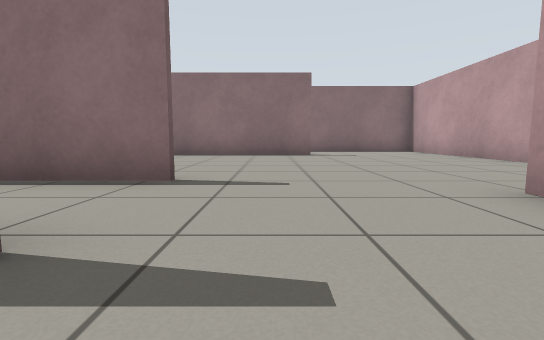
View 1 (above)

21 first-person views from a walk through a Gazebo world. The camera is 0.5 m above the floor, tilts 6° down and sees 85° across. The floor is counted in squares, 1 m on a side. Each view is taken from the middle of a square. On the plan, view 1 faces up. The plan holds only what a view shows up to about 9 squares ahead; the rest is blank.

View 2
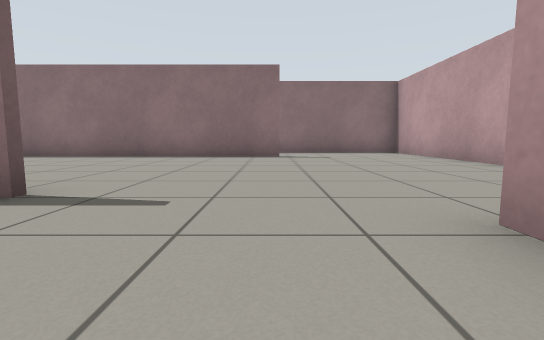

View 3
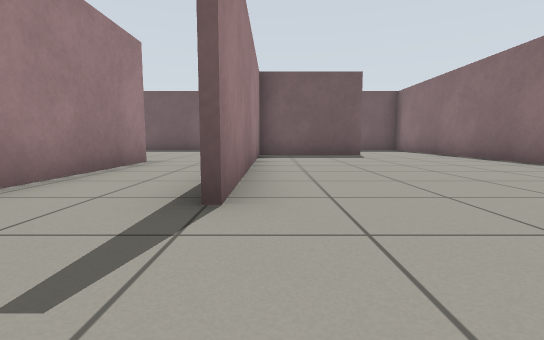

View 4
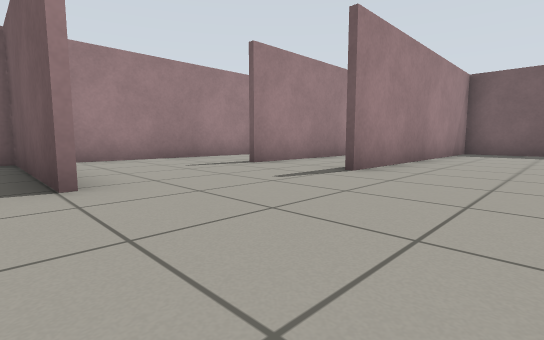

View 5
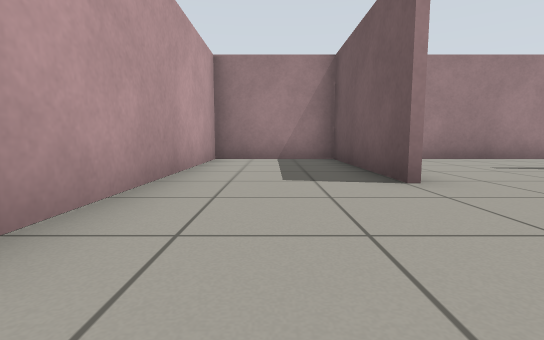

View 6
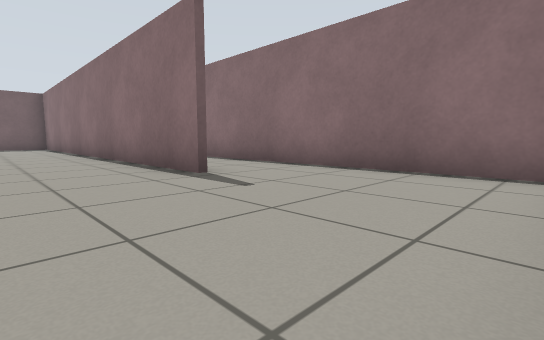

View 7
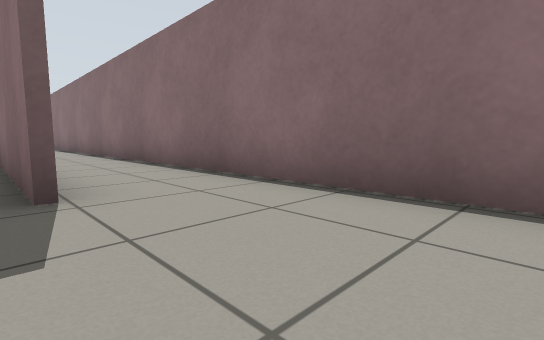

View 8
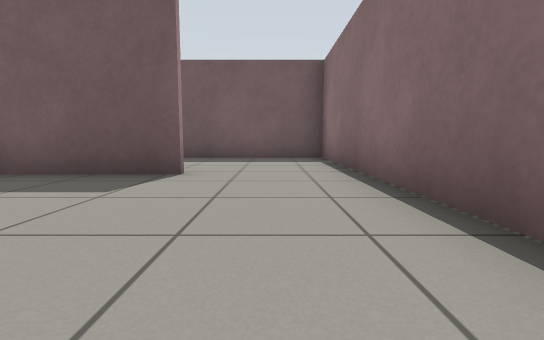

View 9
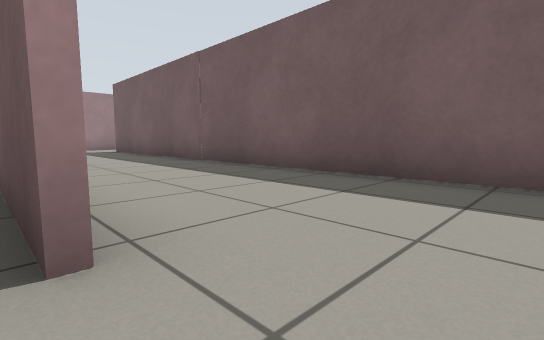

View 10
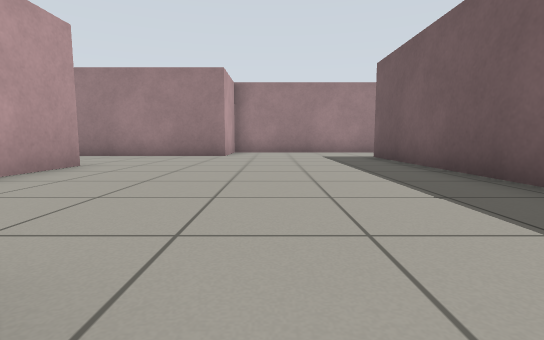

View 11
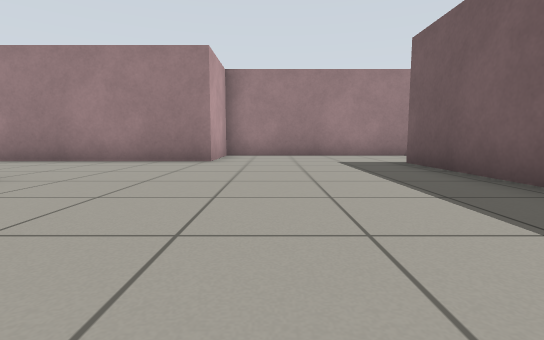

View 12
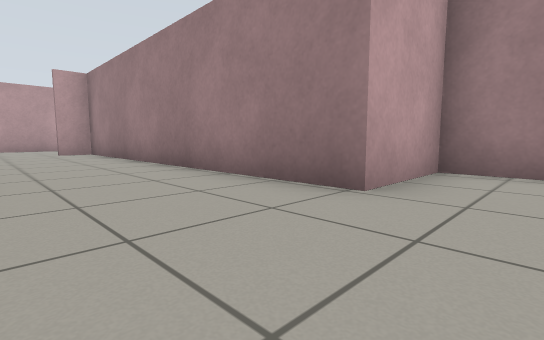

View 13
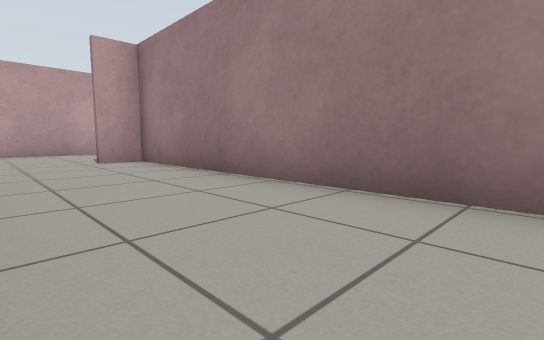

View 14
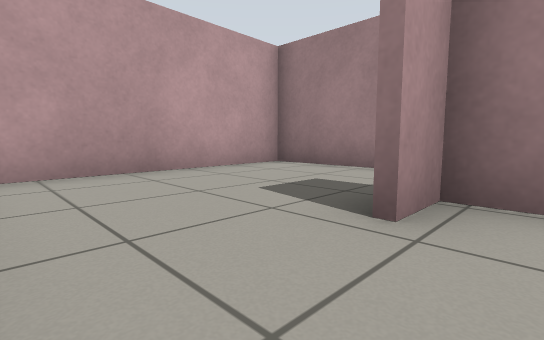

View 15
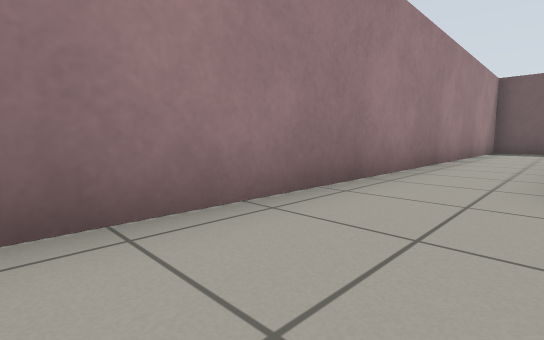

View 16
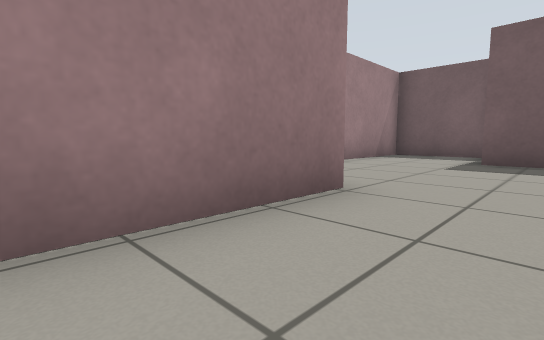

View 17
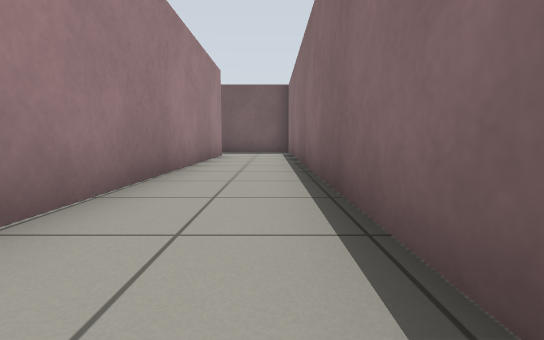

View 18
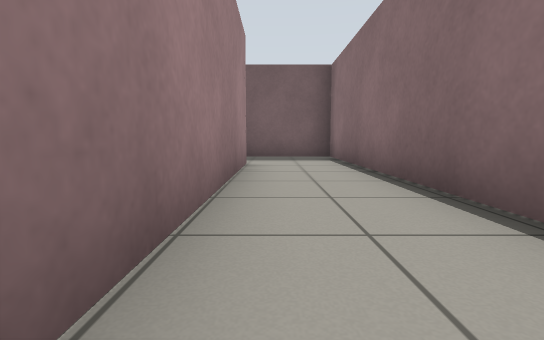

View 19
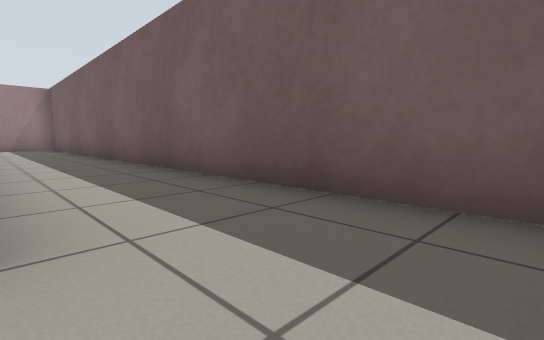

View 20
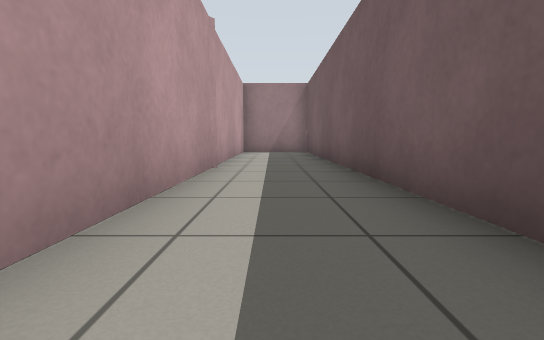

View 21
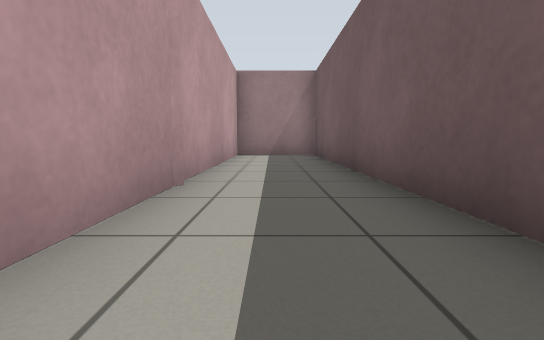

### Floor plan
Ten units are one square. View 1 is at (0, 0); x grows to the right and y downward. Boxes are objects, and circles mark ways between rooms. Rooms are numbered by the first view taken in them; rooms with no view inside come last. Other rooms are left out.
<svg viewBox="-149 -121 212 195">
<path fill="none" stroke="#000" d="M-11 -35 -32 -35M-81 -68 -81 -36 -11 -36M-55 -13 -11 -13M13 -93 -76 -93M25 -28 25 13 54 13 54 -45M-27 13 16 13M54 -63 54 -103M49 -116 -143 -116 -143 41M-121 -95 -46 -95M-144 40 -120 40 -120 -60M-55 15 -55 -2M-61 68 58 68M-143 41 -143 68 -76 68 -76 46 17 46 17 37M-76 -93 -118 -93 -118 42M54 69 54 21"/>
<circle cx="-60" cy="-20" r="3" fill="#2a7"/>
<circle cx="-80" cy="-75" r="3" fill="#2a7"/>
<text x="-30" y="-60">1</text>
<text x="-60" y="20">2</text>
</svg>
Room 1 opens to room 2.

Where each view was taken, in squares from view 1:
view 1: 0 up, 0 right, facing up
view 2: 1 up, 1 right, facing up
view 3: 4 up, 1 right, facing left
view 4: 6 up, 3 right, facing down-left
view 5: 6 up, 4 right, facing down
view 6: 7 up, 5 right, facing up-left
view 7: 9 up, 4 right, facing up-left
view 8: 8 up, 4 left, facing left
view 9: 8 up, 8 left, facing down-left
view 10: 4 up, 9 left, facing down
view 11: 2 up, 9 left, facing down
view 12: 2 down, 9 left, facing down-right
view 13: 2 down, 5 left, facing down-right
view 14: 2 down, 1 right, facing down-right
view 15: 5 down, 5 right, facing down-left
view 16: 3 down, 5 left, facing down-left
view 17: 11 up, 3 left, facing left
view 18: 10 up, 6 left, facing left
view 19: 11 up, 12 left, facing down-left
view 20: 7 up, 13 left, facing down
view 21: 5 up, 13 left, facing down
